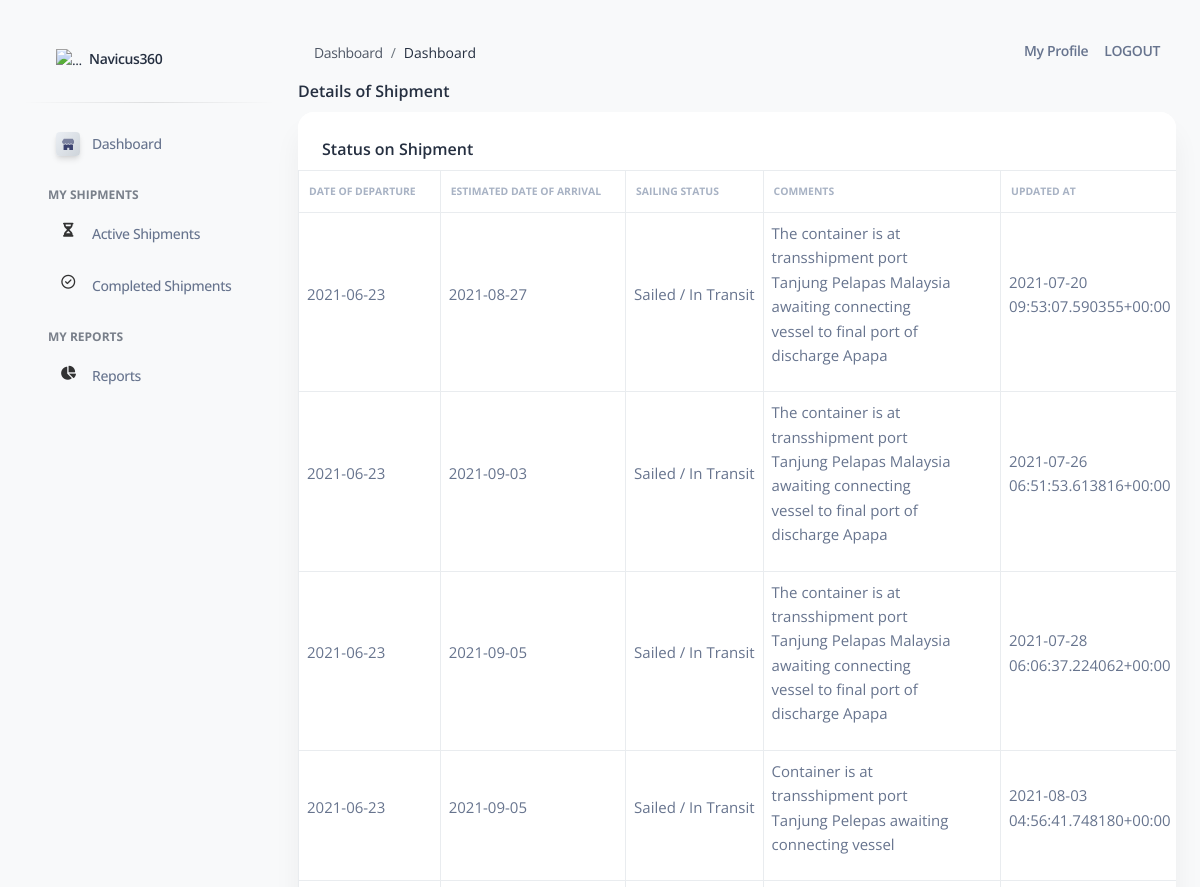
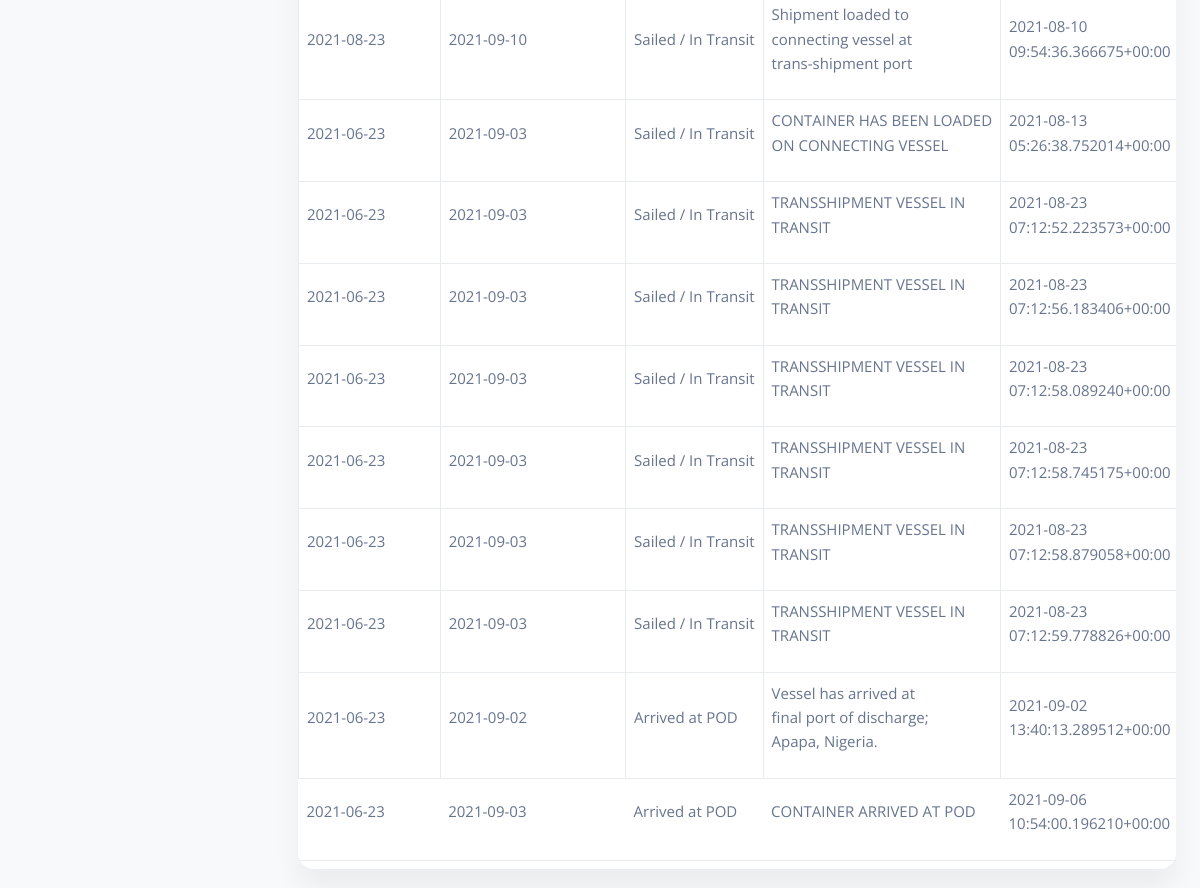
Page /client/view/82/OGLSF2154673/ on the committed database (2 pictures, top to bottom).
### shipments/models.py (models this page shows, shortened)
class FreightForwarding(models.Model):
    created = models.DateTimeField(auto_now_add=True)
    refno = models.CharField(max_length=10000000000000)
    etd = models.CharField(blank=True, null=True, max_length=100)
    eta = models.CharField(blank=True, null=True, max_length=100)
    sailingstatus = models.CharField(max_length=1000)
    update = models.CharField(max_length=1000, blank=True, null=True)
    staffcomments = models.CharField(max_length=1000, blank=True, null=True)
    shippingstatus = models.CharField(max_length=1000, blank=True, null=True)

### client/views.py (the view)
# urls.py: path('view/<int:uid>/<str:refno>/',view ,name='view'),
def view(request,uid,refno):
	userdetails_r = RoadFreightShip.objects.filter(id=uid)
	userdetails_sea = SeaFreightShip.objects.filter(id=uid)
	updateonshipments = FreightForwarding.objects.filter(refno=refno)
	return render(request,"view.html",{"context":userdetails_r,"updateonshipments":updateonshipments,"group":"client"})

### client/templates/view.html (shortened to what this page needs)
{% extends "base.html" %}
{% load static %}
{% load crispy_forms_tags %}
{% block content %}
<div class="container">
 <form>
  <h6>Details of Shipment</h6>
   <div class="row">
    <div class="col-12">
      <div class="card mb-4">
        <div class="card-header pb-0">
          <h6>Status on Shipment</h6>
        </div>
        <div class="card-body px-0 pt-0 pb-2">
          <div class="table-responsive p-0">
            <table class="table align-items-center mb-0 table table-bordered" style="font-size: 15px;;">
              <thead>
                <tr>
                  <th class="text-uppercase text-secondary text-xxs font-weight-bolder opacity-7 ps-2"> Date of Departure</th>
                  <th class="text-uppercase text-secondary text-xxs font-weight-bolder opacity-7">Estimated Date of Arrival</th>
                  <th class="text-uppercase text-secondary text-xxs font-weight-bolder opacity-7">Sailing Status</th>
                  <th class="text-uppercase text-secondary text-xxs font-weight-bolder opacity-7">Comments</th>
                  <th class="text-uppercase text-secondary text-xxs font-weight-bolder opacity-7">Updated At</th>
                </tr>
              </thead>
              <tbody>
                {% for i in updateonshipments %}
                <tr>
                  <td class="align-left text-sm">
                    {{i.etd|wordwrap:25|linebreaks}}
                  </td>
                  <td class="align-left text-sm">
                    {{i.eta|wordwrap:25|linebreaks}}
                  </td>
                    <td class="align-left text-sm">
                      {{i.sailingstatus|wordwrap:25|linebreaks}}
                    </td>
                    <td class="align-left text-sm">
                      {{i.update|wordwrap:25|linebreaks}}
                    </td>
                    <td class="align-left text-sm">
                      {{i.created|wordwrap:25|linebreaks}}
                    </td>
                </tr>
                {% endfor %}
              </tbody>
            </table>
          </div>
          </div>
        </div>
      </div>
    </div>
  </div>
{%  endblock content %}

### templates/base.html (shortened to what this page needs)
{% load static %}
<!DOCTYPE html>
<html lang="en">
<head>
  <link href="{% static 'css/nucleo-icons.css' %}" rel="stylesheet" />
  <link href="{% static 'css/nucleo-svg.css' %}" rel="stylesheet" />
  <link href="{% static 'css/nucleo-svg.css' %}" rel="stylesheet" />
  <link id="pagestyle" href="{% static 'css/soft-ui-dashboard.css' %}" rel="stylesheet" />
</head>
<body class="g-sidenav-show bg-gray-100">
  {% include "includes/sidebar.html" %}
  <main class="main-content mt-4 border-radius-lg">
    {% include "includes/navigation.html" %}
    {% block content %}{% endblock content %}
  </main>
</body>
</html>

### templates/includes/sidebar.html (shortened to what this page needs)
{% load static %}
  <aside class="sidenav navbar navbar-vertical navbar-expand-xs border-0 border-radius-xl my-4 fixed-left ms-4" id="sidenav-main">
    <div class="sidenav-header">
      <a class="navbar-brand m-0" href="/client">
        <img src="{% static 'img/SVGLogo.svg' %}" class="navbar-brand-img h-100 w-15" alt="...">
        <span class="ms-1 font-weight-bold">Navicus360</span>
      </a>
    </div>
    <hr class="horizontal dark mt-0">
    <div class="collapse navbar-collapse  w-auto" id="sidenav-collapse-main">
      <ul class="navbar-nav">
        <li class="nav-item mb-1">
          <a class="nav-link {% if 'index' in segment %} active {% endif %}" href="/client">
            <div class="icon icon-shape icon-xs shadow border-radius-sm bg-gradient-light text-center me-2 d-flex align-items-center justify-content-center">
            </div>
            <span class="nav-link-text ms-1">Dashboard</span>
          </a>
        </li>
    </div>
    <div class="collapse navbar-collapse  w-auto" id="sidenav-collapse-main">
      <ul class="navbar-nav">
        <li class="nav-item mt-3">
          <h6 class="ps-4 text-uppercase text-xs font-weight-bolder opacity-6">My Shipments</h6>
        </li>
         <li class="nav-item mb-1">
          <a class="nav-link {% if 'tables' in segment %} active {% endif %}" href="{% url 'fielduser_home' %}">
            <div class="icon icon-shape icon-xs border-radius-sm  text-center me-2 d-flex align-items-center justify-content-center">
              <i class="fa fa-hourglass-half" style="font-size:100%;color:black;"></i>
            </div>
            <span class="nav-link-text ms-1">Active Shipments</span>
          </a>
        </li>
        <li class="nav-item mb-1">
          <a class="nav-link {% if 'rtl' in segment %} active {% endif %}" href="{% url 'completed_shipments' %}">
            <div class="icon icon-shape icon-xs border-radius-sm  text-center me-2 d-flex align-items-center justify-content-center">
              <i class="fa fa-check-circle-o" style="font-size:100%;color:black;"></i>
            </div>
            <span class="nav-link-text ms-1">Completed Shipments</span>
          </a>
        </li>
      </ul>
    </div>
    <div class="collapse navbar-collapse  w-auto" id="sidenav-collapse-main">
      <ul class="navbar-nav">
        <li class="nav-item mt-3">
          <h6 class="ps-4 text-uppercase text-xs font-weight-bolder opacity-6">My Reports</h6>
        </li>
         <li class="nav-item mb-1">
          <a class="nav-link {% if 'tables' in segment %} active {% endif %}" href="{% url 'reports:fielduser_report' %}">
            <div class="icon icon-shape icon-xs border-radius-sm  text-center me-2 d-flex align-items-center justify-content-center">
              <i class="fa fa-pie-chart" style="font-size:100%;color:black;"></i>
            </div>
            <span class="nav-link-text ms-1">Reports</span>
          </a>
        </li>
      </ul>
    </div>
  </aside>

### templates/includes/navigation.html (shortened to what this page needs)
  <nav class="navbar navbar-main navbar-expand-lg px-0 mx-4 shadow-none border-radius-xl" id="navbarBlur" navbar-scroll="true">
    <div class="container-fluid px-3">
        <nav aria-label="breadcrumb">
          <ol class="breadcrumb bg-transparent mb-0 pb-1 px-0 me-sm-6 me-12">
            <li class="breadcrumb-item"><a class="opacity-8 text-dark" href="javascript:;">Dashboard</a></li>
            <li class="breadcrumb-item text-dark active" aria-current="page">
              Dashboard
            </li>
          </ol>
        </nav>
        <div class="ms-md-auto ps-md-3 d-flex align-items-center">
          <div class="border-radius-lg d-flex">
            <span class="nav-link text-body font-weight-bold"> {{request.user.firstname}}</span>
          </div>
          <div class="border-radius-lg d-flex">
            <a class="nav-link text-body font-weight-bold" href="/profile/">My Profile</a>
          </div>
          <li class="nav-item d-flex align-items-center">
            <a href="{% url 'logout' %}"
               class="nav-link text-body text-uppercase font-weight-bold px-0">
              Logout
            </a>
          </li>
        </div>
    </div>
  </nav>

### templates/includes/scripts.html (shortened to what this page needs)
{% load static %}

### static/css/nucleo-svg.css (style rules this page uses)
.icon { display: inline-block; color: #111111; height: 1em; width: 1em; }
.icon-xs { height: 0.5em; width: 0.5em; }
.icon { fill: currentColor; stroke: none; }

### client/templates/view.html (style rules this page uses)
p { font-size: 15px !important; }

### templates/includes/sidebar.html (style rules this page uses)
.table th { padding-left: 10px !important; }
.navbar-vertical.navbar-expand-xs .navbar-collapse { display: block; overflow: auto; height: unset !important; }

### rows in the picture
FreightForwarding: etd "2021-06-23", eta "2021-08-27", sailingstatus "Sailed / In Transit", update "The container is at transshipment port Tanjung Pelapas Malaysia awaiting connecting vessel to final port of discharge Apapa", created "2021-07-20 09:53:07.590355+00:00"
FreightForwarding: etd "2021-06-23", eta "2021-09-03", sailingstatus "Sailed / In Transit", update "The container is at transshipment port Tanjung Pelapas Malaysia awaiting connecting vessel to final port of discharge Apapa", created "2021-07-26 06:51:53.613816+00:00"
FreightForwarding: etd "2021-06-23", eta "2021-09-05", sailingstatus "Sailed / In Transit", update "The container is at transshipment port Tanjung Pelapas Malaysia awaiting connecting vessel to final port of discharge Apapa", created "2021-07-28 06:06:37.224062+00:00"
FreightForwarding: etd "2021-06-23", eta "2021-09-05", sailingstatus "Sailed / In Transit", update "Container is at transshipment port Tanjung Pelepas awaiting connecting vessel", created "2021-08-03 04:56:41.748180+00:00"
FreightForwarding: etd "2021-08-23", eta "2021-09-10", sailingstatus "Sailed / In Transit", update "Shipment loaded to connecting vessel at trans-shipment port", created "2021-08-10 09:54:36.366675+00:00"
FreightForwarding: etd "2021-06-23", eta "2021-09-03", sailingstatus "Sailed / In Transit", update "CONTAINER HAS BEEN LOADED ON CONNECTING VESSEL", created "2021-08-13 05:26:38.752014+00:00"
FreightForwarding: etd "2021-06-23", eta "2021-09-03", sailingstatus "Sailed / In Transit", update "TRANSSHIPMENT VESSEL IN TRANSIT", created "2021-08-23 07:12:52.223573+00:00"
FreightForwarding: etd "2021-06-23", eta "2021-09-03", sailingstatus "Sailed / In Transit", update "TRANSSHIPMENT VESSEL IN TRANSIT", created "2021-08-23 07:12:56.183406+00:00"
FreightForwarding: etd "2021-06-23", eta "2021-09-03", sailingstatus "Sailed / In Transit", update "TRANSSHIPMENT VESSEL IN TRANSIT", created "2021-08-23 07:12:58.089240+00:00"
FreightForwarding: etd "2021-06-23", eta "2021-09-03", sailingstatus "Sailed / In Transit", update "TRANSSHIPMENT VESSEL IN TRANSIT", created "2021-08-23 07:12:58.745175+00:00"
FreightForwarding: etd "2021-06-23", eta "2021-09-03", sailingstatus "Sailed / In Transit", update "TRANSSHIPMENT VESSEL IN TRANSIT", created "2021-08-23 07:12:58.879058+00:00"
FreightForwarding: etd "2021-06-23", eta "2021-09-03", sailingstatus "Sailed / In Transit", update "TRANSSHIPMENT VESSEL IN TRANSIT", created "2021-08-23 07:12:59.778826+00:00"
FreightForwarding: etd "2021-06-23", eta "2021-09-02", sailingstatus "Arrived at POD", update "Vessel has arrived at final port of discharge; Apapa, Nigeria.", created "2021-09-02 13:40:13.289512+00:00"
FreightForwarding: etd "2021-06-23", eta "2021-09-03", sailingstatus "Arrived at POD", update "CONTAINER ARRIVED AT POD", created "2021-09-06 10:54:00.196210+00:00"
